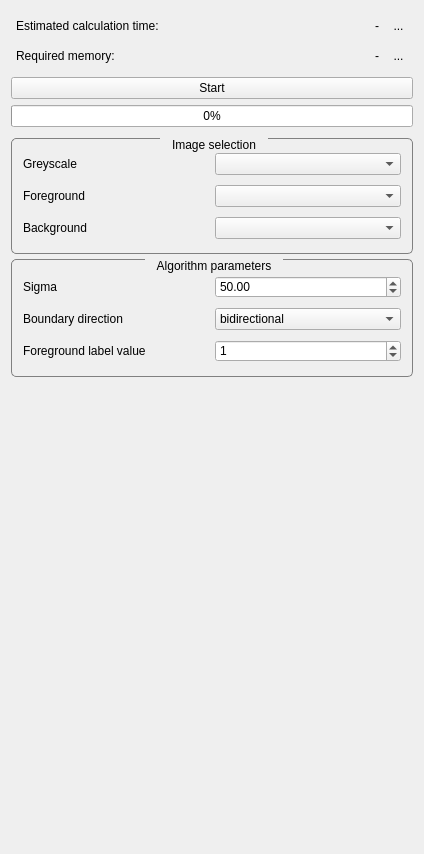
<?xml version="1.0" encoding="UTF-8"?>
<ui version="4.0">
 <class>GraphcutViewControls</class>
 <widget class="QWidget" name="GraphcutViewControls">
  <property name="enabled">
   <bool>true</bool>
  </property>
  <property name="geometry">
   <rect>
    <x>0</x>
    <y>0</y>
    <width>424</width>
    <height>854</height>
   </rect>
  </property>
  <property name="minimumSize">
   <size>
    <width>0</width>
    <height>0</height>
   </size>
  </property>
  <property name="windowTitle">
   <string>QmitkTemplate</string>
  </property>
  <property name="styleSheet">
   <string notr="true">QGroupBox {
	border-width: 1px; 
	border-style: solid; 
	border-color: grey;
	border-radius: 5px;
	margin-top: 1ex;
	margin-bottom: 2ex;
}

QGroupBox::title {
	subcontrol-origin: margin;
	subcontrol-position: top center;
	padding: 0 10px;
}

QScrollArea{
	border: 0;
	margin:0;
	padding:0;
}

QToolButton{
	border: 0;
}

[mandatoryField=true]{
	background-color: rgb(255, 150, 150);
}

[warningField=true]{
	background-color: rgb(255, 204, 0);
}

[errorField=true]{
	background-color: rgb(255, 150, 150);
}</string>
  </property>
  <layout class="QVBoxLayout" name="verticalLayout">
   <item>
    <widget class="QWidget" name="widget_3" native="true">
     <property name="styleSheet">
      <string notr="true">QWidget {
	margin: 0;
	padding: 0;
}</string>
     </property>
     <layout class="QVBoxLayout" name="verticalLayout_2">
      <property name="spacing">
       <number>0</number>
      </property>
      <property name="margin">
       <number>0</number>
      </property>
      <item>
       <widget class="QWidget" name="widget_12" native="true">
        <property name="toolTip">
         <string>&lt;html&gt;&lt;head/&gt;&lt;body&gt;&lt;p&gt;This estimate assumes your computer has at least the required amount of free physical ram. &lt;/p&gt;&lt;/body&gt;&lt;/html&gt;</string>
        </property>
        <layout class="QHBoxLayout" name="horizontalLayout_8">
         <property name="spacing">
          <number>10</number>
         </property>
         <property name="margin">
          <number>5</number>
         </property>
         <item>
          <widget class="QLabel" name="label_6">
           <property name="text">
            <string>Estimated calculation time:</string>
           </property>
          </widget>
         </item>
         <item>
          <spacer name="horizontalSpacer_8">
           <property name="orientation">
            <enum>Qt::Horizontal</enum>
           </property>
           <property name="sizeHint" stdset="0">
            <size>
             <width>40</width>
             <height>20</height>
            </size>
           </property>
          </spacer>
         </item>
         <item>
          <widget class="QLabel" name="estimatedTime">
           <property name="layoutDirection">
            <enum>Qt::RightToLeft</enum>
           </property>
           <property name="text">
            <string>-</string>
           </property>
           <property name="alignment">
            <set>Qt::AlignRight|Qt::AlignTrailing|Qt::AlignVCenter</set>
           </property>
          </widget>
         </item>
         <item>
          <widget class="QToolButton" name="refreshTimeButton">
           <property name="minimumSize">
            <size>
             <width>16</width>
             <height>16</height>
            </size>
           </property>
           <property name="text">
            <string>...</string>
           </property>
           <property name="icon">
            <iconset resource="../../resources/GraphCut.qrc">
             <normaloff>:/GraphCutPlugin/icon_refresh.png</normaloff>:/GraphCutPlugin/icon_refresh.png</iconset>
           </property>
           <property name="checkable">
            <bool>false</bool>
           </property>
           <property name="toolButtonStyle">
            <enum>Qt::ToolButtonIconOnly</enum>
           </property>
           <property name="autoRaise">
            <bool>false</bool>
           </property>
          </widget>
         </item>
        </layout>
       </widget>
      </item>
      <item>
       <widget class="QWidget" name="widget_14" native="true">
        <property name="toolTip">
         <string>&lt;html&gt;&lt;head/&gt;&lt;body&gt;&lt;p&gt;The amount of memory required to build the graph. It is highly recommended to have at least this amount of free physical memory before starting the computation. &lt;/p&gt;&lt;p&gt;&lt;br/&gt;&lt;/p&gt;&lt;p&gt;If your computer does not have the required amount of memory, consider resampling or dividing the original image.&lt;/p&gt;&lt;/body&gt;&lt;/html&gt;</string>
        </property>
        <layout class="QHBoxLayout" name="horizontalLayout_14">
         <property name="spacing">
          <number>10</number>
         </property>
         <property name="margin">
          <number>5</number>
         </property>
         <item>
          <widget class="QLabel" name="label_8">
           <property name="text">
            <string>Required memory:</string>
           </property>
          </widget>
         </item>
         <item>
          <spacer name="horizontalSpacer_3">
           <property name="orientation">
            <enum>Qt::Horizontal</enum>
           </property>
           <property name="sizeHint" stdset="0">
            <size>
             <width>40</width>
             <height>20</height>
            </size>
           </property>
          </spacer>
         </item>
         <item>
          <widget class="QLabel" name="estimatedMemory">
           <property name="layoutDirection">
            <enum>Qt::RightToLeft</enum>
           </property>
           <property name="text">
            <string>-</string>
           </property>
           <property name="alignment">
            <set>Qt::AlignRight|Qt::AlignTrailing|Qt::AlignVCenter</set>
           </property>
          </widget>
         </item>
         <item>
          <widget class="QToolButton" name="refreshMemoryButton">
           <property name="minimumSize">
            <size>
             <width>16</width>
             <height>16</height>
            </size>
           </property>
           <property name="text">
            <string>...</string>
           </property>
           <property name="icon">
            <iconset resource="../../resources/GraphCut.qrc">
             <normaloff>:/GraphCutPlugin/icon_refresh.png</normaloff>:/GraphCutPlugin/icon_refresh.png</iconset>
           </property>
           <property name="toolButtonStyle">
            <enum>Qt::ToolButtonIconOnly</enum>
           </property>
          </widget>
         </item>
        </layout>
       </widget>
      </item>
     </layout>
    </widget>
   </item>
   <item>
    <widget class="QPushButton" name="startButton">
     <property name="toolTip">
      <string>&lt;html&gt;&lt;head/&gt;&lt;body&gt;&lt;p&gt;Start the GraphCut&lt;/p&gt;&lt;/body&gt;&lt;/html&gt;</string>
     </property>
     <property name="text">
      <string>Start</string>
     </property>
    </widget>
   </item>
   <item>
    <widget class="QProgressBar" name="progressBar">
     <property name="maximum">
      <number>100</number>
     </property>
     <property name="value">
      <number>0</number>
     </property>
     <property name="textVisible">
      <bool>true</bool>
     </property>
     <property name="format">
      <string>%p%</string>
     </property>
    </widget>
   </item>
   <item>
    <widget class="QScrollArea" name="scrollArea">
     <property name="enabled">
      <bool>true</bool>
     </property>
     <property name="widgetResizable">
      <bool>true</bool>
     </property>
     <widget class="QWidget" name="parentWidget">
      <property name="enabled">
       <bool>true</bool>
      </property>
      <property name="geometry">
       <rect>
        <x>0</x>
        <y>0</y>
        <width>400</width>
        <height>696</height>
       </rect>
      </property>
      <layout class="QVBoxLayout" name="verticalLayout_4">
       <property name="spacing">
        <number>5</number>
       </property>
       <property name="leftMargin">
        <number>0</number>
       </property>
       <property name="topMargin">
        <number>5</number>
       </property>
       <property name="rightMargin">
        <number>0</number>
       </property>
       <property name="bottomMargin">
        <number>0</number>
       </property>
       <item>
        <widget class="QGroupBox" name="imageGroup">
         <property name="title">
          <string>Image selection</string>
         </property>
         <layout class="QVBoxLayout" name="verticalLayout_5">
          <property name="spacing">
           <number>0</number>
          </property>
          <property name="leftMargin">
           <number>0</number>
          </property>
          <property name="topMargin">
           <number>9</number>
          </property>
          <property name="rightMargin">
           <number>0</number>
          </property>
          <property name="bottomMargin">
           <number>9</number>
          </property>
          <item>
           <widget class="QWidget" name="greyscaleSelector" native="true">
            <property name="toolTip">
             <string>&lt;html&gt;&lt;head/&gt;&lt;body&gt;&lt;p&gt;Select the image to be segmented&lt;/p&gt;&lt;/body&gt;&lt;/html&gt;</string>
            </property>
            <layout class="QHBoxLayout" name="horizontalLayout" stretch="1,1">
             <property name="topMargin">
              <number>5</number>
             </property>
             <property name="bottomMargin">
              <number>5</number>
             </property>
             <item>
              <widget class="QLabel" name="label">
               <property name="text">
                <string>Greyscale</string>
               </property>
              </widget>
             </item>
             <item>
              <widget class="QmitkDataStorageComboBox" name="greyscaleImageSelector">
               <property name="sizePolicy">
                <sizepolicy hsizetype="Minimum" vsizetype="Fixed">
                 <horstretch>0</horstretch>
                 <verstretch>0</verstretch>
                </sizepolicy>
               </property>
              </widget>
             </item>
            </layout>
           </widget>
          </item>
          <item>
           <widget class="QWidget" name="foregroundSelector" native="true">
            <property name="toolTip">
             <string>&lt;html&gt;&lt;head/&gt;&lt;body&gt;&lt;p&gt;Binary image with Intensity(SourceVoxel) = 1.&lt;/p&gt;&lt;/body&gt;&lt;/html&gt;</string>
            </property>
            <layout class="QHBoxLayout" name="horizontalLayout_3" stretch="1,1">
             <property name="topMargin">
              <number>5</number>
             </property>
             <property name="bottomMargin">
              <number>5</number>
             </property>
             <item>
              <widget class="QLabel" name="label_2">
               <property name="text">
                <string>Foreground</string>
               </property>
              </widget>
             </item>
             <item>
              <widget class="QmitkDataStorageComboBox" name="foregroundImageSelector">
               <property name="sizePolicy">
                <sizepolicy hsizetype="Minimum" vsizetype="Fixed">
                 <horstretch>0</horstretch>
                 <verstretch>0</verstretch>
                </sizepolicy>
               </property>
              </widget>
             </item>
            </layout>
           </widget>
          </item>
          <item>
           <widget class="QWidget" name="backgroundSelector" native="true">
            <property name="toolTip">
             <string>&lt;html&gt;&lt;head/&gt;&lt;body&gt;&lt;p&gt;Binary image with Intensity(SinkVoxel) = 1.&lt;/p&gt;&lt;/body&gt;&lt;/html&gt;</string>
            </property>
            <layout class="QHBoxLayout" name="horizontalLayout_2" stretch="1,1">
             <property name="topMargin">
              <number>5</number>
             </property>
             <property name="bottomMargin">
              <number>5</number>
             </property>
             <item>
              <widget class="QLabel" name="label_3">
               <property name="text">
                <string>Background</string>
               </property>
              </widget>
             </item>
             <item>
              <widget class="QmitkDataStorageComboBox" name="backgroundImageSelector">
               <property name="sizePolicy">
                <sizepolicy hsizetype="Minimum" vsizetype="Fixed">
                 <horstretch>0</horstretch>
                 <verstretch>0</verstretch>
                </sizepolicy>
               </property>
              </widget>
             </item>
            </layout>
           </widget>
          </item>
         </layout>
        </widget>
       </item>
       <item>
        <widget class="QGroupBox" name="parameterGroup">
         <property name="title">
          <string>Algorithm parameters</string>
         </property>
         <property name="flat">
          <bool>false</bool>
         </property>
         <property name="checkable">
          <bool>false</bool>
         </property>
         <property name="checked">
          <bool>false</bool>
         </property>
         <layout class="QVBoxLayout" name="verticalLayout_3">
          <property name="spacing">
           <number>0</number>
          </property>
          <property name="leftMargin">
           <number>0</number>
          </property>
          <property name="rightMargin">
           <number>0</number>
          </property>
          <property name="bottomMargin">
           <number>9</number>
          </property>
          <item>
           <widget class="QWidget" name="widget" native="true">
            <property name="toolTip">
             <string>&lt;html&gt;&lt;head/&gt;&lt;body&gt;&lt;p&gt;Estimated noise boundary term. Try 50.0 on CT images.&lt;/p&gt;&lt;/body&gt;&lt;/html&gt;</string>
            </property>
            <layout class="QHBoxLayout" name="horizontalLayout_4">
             <property name="topMargin">
              <number>5</number>
             </property>
             <property name="bottomMargin">
              <number>5</number>
             </property>
             <item>
              <widget class="QLabel" name="label_4">
               <property name="text">
                <string>Sigma</string>
               </property>
              </widget>
             </item>
             <item>
              <widget class="QDoubleSpinBox" name="paramSigmaSpinBox">
               <property name="layoutDirection">
                <enum>Qt::LeftToRight</enum>
               </property>
               <property name="maximum">
                <double>1000000.000000000000000</double>
               </property>
               <property name="value">
                <double>50.000000000000000</double>
               </property>
              </widget>
             </item>
            </layout>
           </widget>
          </item>
          <item>
           <widget class="QWidget" name="widget_2" native="true">
            <property name="toolTip">
             <string>&lt;html&gt;&lt;head/&gt;&lt;body&gt;&lt;p&gt;Boundary direction&lt;/p&gt;&lt;/body&gt;&lt;/html&gt;</string>
            </property>
            <layout class="QHBoxLayout" name="horizontalLayout_5">
             <property name="topMargin">
              <number>5</number>
             </property>
             <property name="bottomMargin">
              <number>5</number>
             </property>
             <item>
              <widget class="QLabel" name="label_5">
               <property name="text">
                <string>Boundary direction</string>
               </property>
              </widget>
             </item>
             <item>
              <widget class="QComboBox" name="paramBoundaryDirectionComboBox">
               <item>
                <property name="text">
                 <string>bidirectional</string>
                </property>
               </item>
               <item>
                <property name="text">
                 <string>bright to dark</string>
                </property>
               </item>
               <item>
                <property name="text">
                 <string>dark to bright</string>
                </property>
               </item>
              </widget>
             </item>
            </layout>
           </widget>
          </item>
          <item>
           <widget class="QWidget" name="widget_5" native="true">
            <property name="toolTip">
             <string>&lt;html&gt;&lt;head/&gt;&lt;body&gt;&lt;p&gt;Pixel intensity value that is considered foreground for input and output images.&lt;/p&gt;&lt;/body&gt;&lt;/html&gt;</string>
            </property>
            <layout class="QHBoxLayout" name="horizontalLayout_6">
             <property name="topMargin">
              <number>5</number>
             </property>
             <property name="bottomMargin">
              <number>5</number>
             </property>
             <item>
              <widget class="QLabel" name="label_7">
               <property name="text">
                <string>Foreground label value</string>
               </property>
              </widget>
             </item>
             <item>
              <widget class="QDoubleSpinBox" name="paramLabelValueSpinBox">
               <property name="decimals">
                <number>0</number>
               </property>
               <property name="maximum">
                <double>255.000000000000000</double>
               </property>
               <property name="value">
                <double>1.000000000000000</double>
               </property>
              </widget>
             </item>
            </layout>
           </widget>
          </item>
         </layout>
        </widget>
       </item>
       <item>
        <spacer name="spacer1">
         <property name="orientation">
          <enum>Qt::Vertical</enum>
         </property>
         <property name="sizeType">
          <enum>QSizePolicy::Expanding</enum>
         </property>
         <property name="sizeHint" stdset="0">
          <size>
           <width>20</width>
           <height>220</height>
          </size>
         </property>
        </spacer>
       </item>
      </layout>
     </widget>
    </widget>
   </item>
  </layout>
 </widget>
 <layoutdefault spacing="6" margin="11"/>
 <customwidgets>
  <customwidget>
   <class>QmitkDataStorageComboBox</class>
   <extends>QComboBox</extends>
   <header location="global">QmitkDataStorageComboBox.h</header>
  </customwidget>
 </customwidgets>
 <resources>
  <include location="../../resources/GraphCut.qrc"/>
 </resources>
 <connections/>
</ui>
